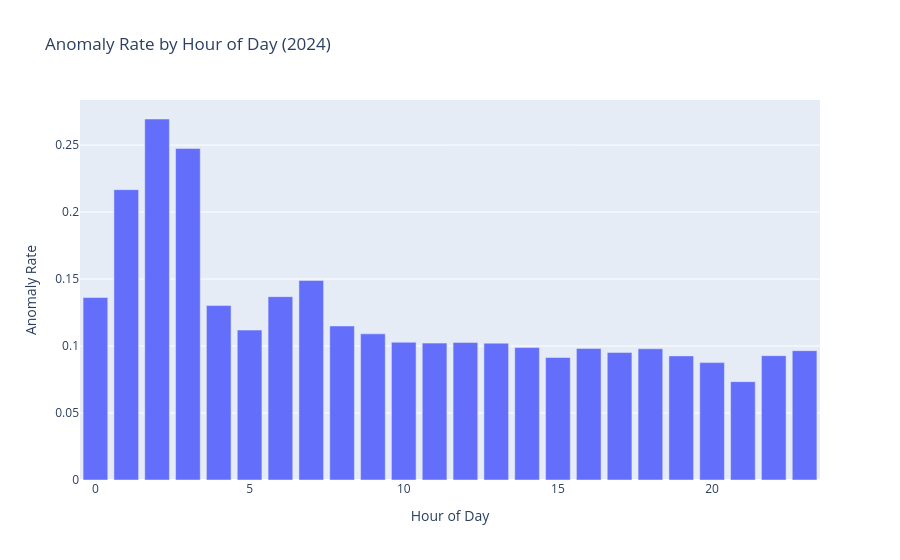

This figure's notebook cell:
### Markdown cell above
## Distribution of Price anomalies by hour of day for any year

### Code cell
parquet_base = Path(r"D:\Tankdaten\prices_parquet")

year = 2024

lf = pl.scan_parquet(str(parquet_base / str(year) / "*.parquet"))

lf = lf.with_columns([
    pl.col("date")
        .str.replace(r"\+\d+$", "")   # timezone fix chatgpt
        .str.to_datetime("%Y-%m-%d %H:%M:%S")
        .dt.hour()
        .alias("hour"),

    (
        pl.col("diesel").is_not_null() &
        pl.col("e10").is_not_null() &
        (pl.col("diesel") >= pl.col("e10"))
    ).alias("anomaly")
])

hourly = (
    lf.group_by("hour")
    .agg([
        pl.len().alias("updates"),
        pl.col("anomaly").sum().alias("anomalies")
    ])
    .with_columns(
        (pl.col("anomalies") / pl.col("updates")).alias("anomaly_rate")
    )
    .sort("hour")
    .collect()
)

fig = px.bar(
    hourly.to_pandas(),
    x="hour",
    y="anomaly_rate",
    title=f"Anomaly Rate by Hour of Day ({year})",
    labels={"hour": "Hour of Day", "anomaly_rate": "Anomaly Rate"}
)

fig.show()

### Figure 1 — Plotly figure (JSON) as saved in the notebook; plotly's stock layout.template omitted (floating-point values rounded to 4 significant figures)
{"data": [{"hovertemplate": "Hour of Day=%{x}<br>Anomaly Rate=%{y}<extra></extra>", "legendgroup": "", "marker": {"color": "#636efa", "pattern": {"shape": ""}}, "name": "", "orientation": "v", "showlegend": false, "textposition": "auto", "type": "bar", "x": [0, 1, 2, 3, 4, 5, 6, 7, 8, 9, 10, 11, 12, 13, 14, 15, 16, 17, 18, 19, 20, 21, 22, 23], "xaxis": "x", "y": [0.1362, 0.2167, 0.2694, 0.2475, 0.1302, 0.1119, 0.1368, 0.1489, 0.115, 0.1091, 0.1028, 0.1022, 0.1026, 0.1021, 0.09885, 0.09146, 0.09819, 0.0952, 0.09794, 0.09263, 0.08762, 0.07339, 0.09282, 0.09653], "yaxis": "y"}], "layout": {"barmode": "relative", "legend": {"tracegroupgap": 0}, "title": {"text": "Anomaly Rate by Hour of Day (2024)"}, "xaxis": {"anchor": "y", "domain": [0, 1], "title": {"text": "Hour of Day"}}, "yaxis": {"anchor": "x", "domain": [0, 1], "title": {"text": "Anomaly Rate"}}}}
